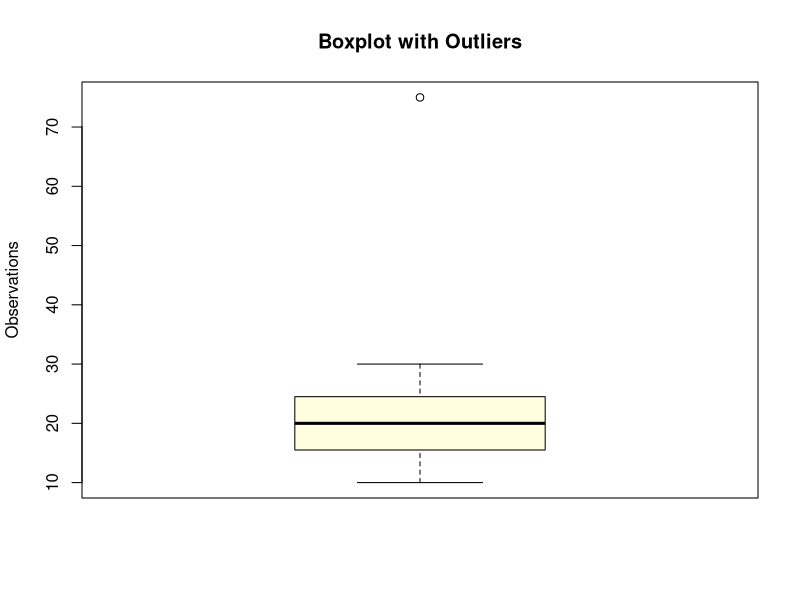

Source code (R):

# Q10: Five-Number Summary and Outliers

x <- c(10, 12, 14, 15, 16, 18, 19, 20,
       21, 22, 24, 25, 27, 30, 75)

five_number <- fivenum(x)

names(five_number) <- c(
  "Minimum", "Q1", "Median", "Q3", "Maximum"
)

cat("Five-Number Summary:\n")
print(five_number)

q1 <- quantile(x, 0.25)
q3 <- quantile(x, 0.75)
iqr_value <- IQR(x)

lower <- q1 - 1.5 * iqr_value
upper <- q3 + 1.5 * iqr_value

outliers <- x[x < lower | x > upper]

cat("IQR:", iqr_value, "\n")
cat("Lower Bound:", lower, "\n")
cat("Upper Bound:", upper, "\n")
cat("Outliers:\n")
print(outliers)

boxplot(x,
        main = "Boxplot with Outliers",
        ylab = "Observations",
        col = "lightyellow")
